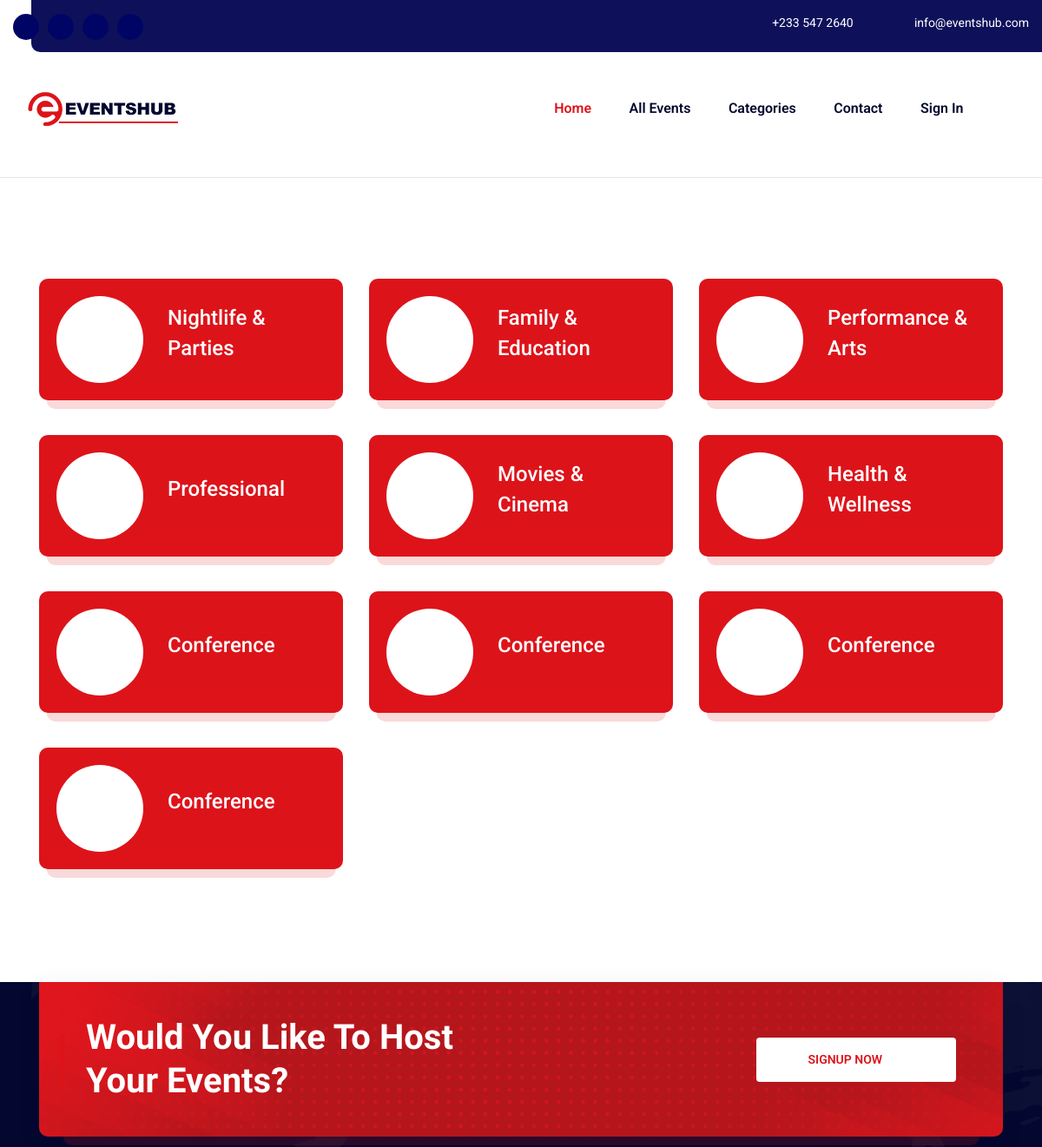
/event-categories/ (upper part), run on an earlier commit of the app's database.
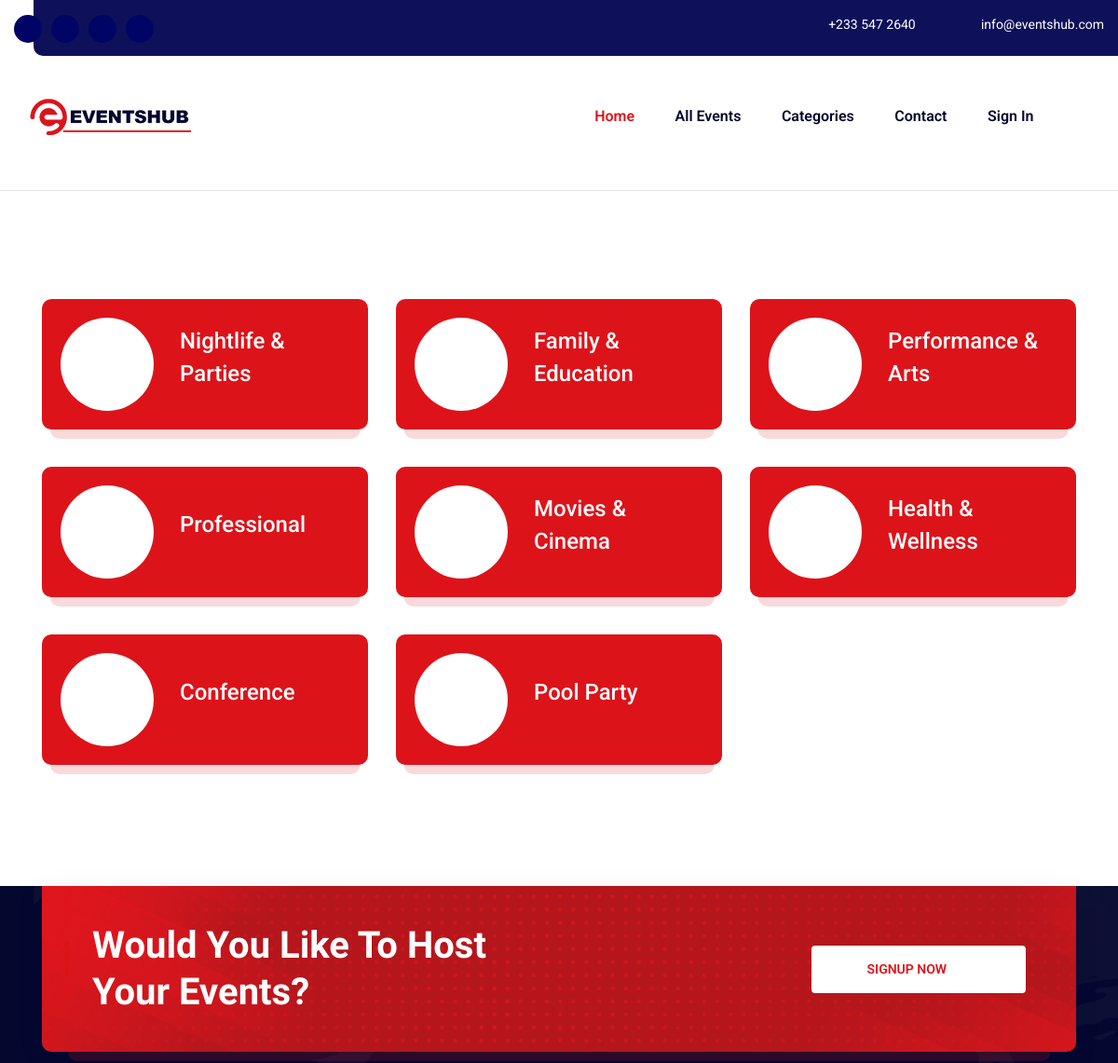
And on a later commit of the database.
### events_app/models.py (models this page shows, shortened)
class EventCategory(models.Model):
    name = models.CharField(max_length=100)

### events_app/views.py (the view)
# urls.py: path('event-categories/', EventCategoryListView.as_view(), name='event-category-list'),
class EventCategoryListView(ListView):
    model = EventCategory
    template_name = 'events_app/eventcategory_list.html,'
    context_object_name = 'categories'

### events_app/templates/events_app/eventcategory_list.html (shortened to what this page needs)
{% extends 'events_app/base.html' %}
{% load static %}
{% block content %}
<div class="campaign-section-area">
  <div class="container">
    <div class="row">
      {% for eventcategory in categories %}
        <div class="col-lg-4">
          <div class="campaign-single-items-02 wow animate__animated animate__fadeInLeft">
            <div class="icon">
              <i class="icon-human-right"></i>
            </div>
            <div class="content">
              <div class="title-wrapper">
                <div class="title">
                  <h5><a href="{% url 'events_by_category' eventcategory.id %}">{{ eventcategory.name }}</a></h5>
                </div>
              </div>
            </div>
          </div>
        </div>
      {% endfor %}
    </div>
  </div>
</div>
{% endblock %}

What changed in the data, as far as the page shows it:
removed EventCategory: name "Conference"
removed EventCategory: name "Conference"
removed EventCategory: name "Conference"
added EventCategory: name "Pool Party"
